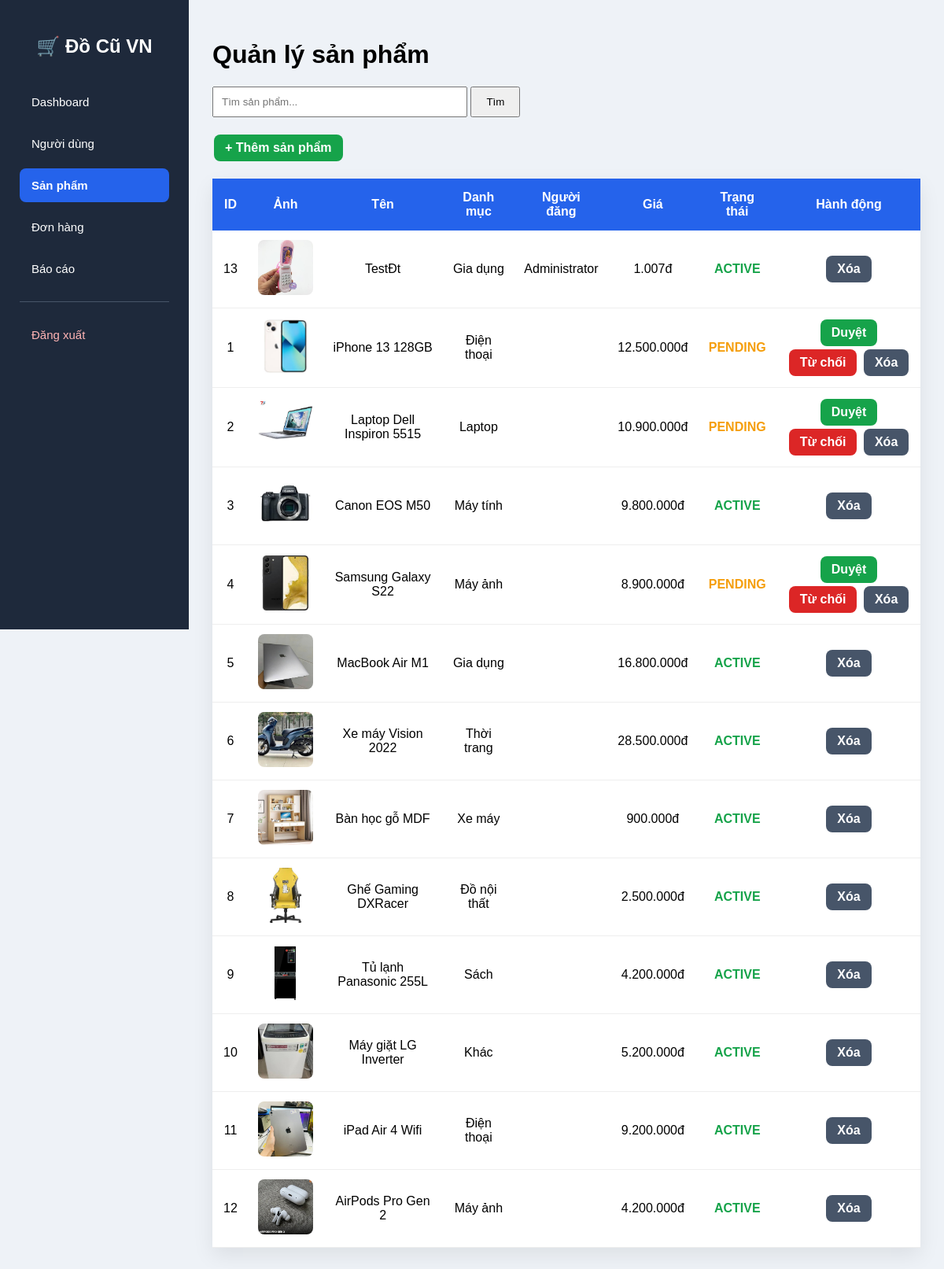
Page /admin/products.php on the earlier database version.
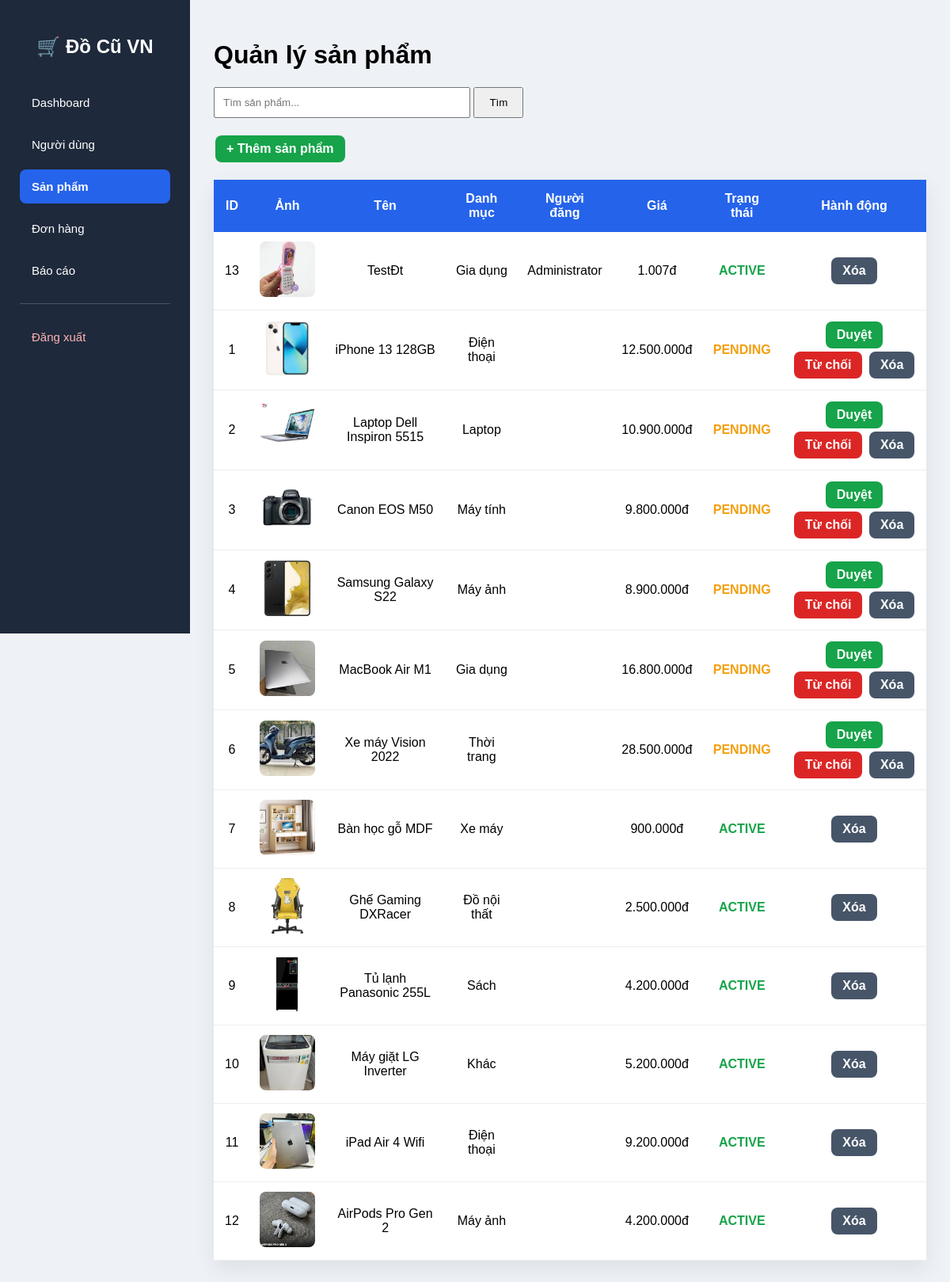
Same page on the later database version.
### tables this page shows
CREATE TABLE `products` (
  `id` int(11) NOT NULL,
  `user_id` int(11) NOT NULL,
  `category_id` int(11) NOT NULL,
  `title` varchar(255) NOT NULL,
  `description` text DEFAULT NULL,
  `price` decimal(12,2) NOT NULL,
  `image` varchar(255) DEFAULT NULL,
  `condition_item` enum('new','like_new','good','fair') DEFAULT 'good',
  `location` varchar(255) DEFAULT NULL,
  `views` int(11) DEFAULT 0,
  `status` enum('pending','active','sold','hidden','rejected') DEFAULT 'pending',
  `created_at` timestamp NOT NULL DEFAULT current_timestamp(),
  `updated_at` timestamp NOT NULL DEFAULT current_timestamp() ON UPDATE current_timestamp()
);

CREATE TABLE `categories` (
  `id` int(11) NOT NULL,
  `name` varchar(100) NOT NULL,
  `description` text DEFAULT NULL,
  `icon` varchar(100) DEFAULT NULL,
  `status` tinyint(4) DEFAULT 1
);

CREATE TABLE `users` (
  `id` int(11) NOT NULL,
  `fullname` varchar(100) NOT NULL,
  `username` varchar(50) NOT NULL,
  `email` varchar(100) NOT NULL,
  `password` varchar(255) NOT NULL,
  `phone` varchar(20) DEFAULT NULL,
  `avatar` varchar(255) DEFAULT 'uploads/avatar/default.png',
  `address` varchar(255) DEFAULT NULL,
  `gender` enum('Nam','Nữ','Khác') DEFAULT NULL,
  `dob` date DEFAULT NULL,
  `role` enum('admin','user') NOT NULL DEFAULT 'user',
  `status` enum('active','blocked') NOT NULL DEFAULT 'active',
  `created_at` timestamp NOT NULL DEFAULT current_timestamp(),
  `updated_at` timestamp NOT NULL DEFAULT current_timestamp() ON UPDATE current_timestamp()
);

### admin/products.php (the view, shortened to what this page needs)
<?php
require_once "../config/db.php";
$keyword = trim($_GET["keyword"] ?? "");
if ($keyword != "") {
    $stmt = $conn->prepare("
        SELECT
            p.*,
            c.name category_name,
            u.fullname seller_name
        FROM products p
        LEFT JOIN categories c ON p.category_id=c.id
        LEFT JOIN users u ON p.user_id=u.id
        WHERE p.title LIKE ?
        ORDER BY p.created_at DESC
    ");
    $like="%".$keyword."%";
    $stmt->bind_param("s",$like);
    $stmt->execute();
    $result=$stmt->get_result();
}else{
    $result=$conn->query("
        SELECT
            p.*,
            c.name category_name,
            u.fullname seller_name
        FROM products p
        LEFT JOIN categories c ON p.category_id=c.id
        LEFT JOIN users u ON p.user_id=u.id
        ORDER BY p.created_at DESC
    ");
}
?>
<!DOCTYPE html>
    <html lang="vi">
    <head>
        <link rel="stylesheet" href="../assets/css/admin.css">
</head>
<body>
    <div class="wrapper">
        <?php include "sidebar.php"; ?>
    <div class="content">
        <h1>Quản lý sản phẩm</h1>
    <div class="container">
    <form method="GET" style="margin-bottom:20px">
    <input
    type="text"
    name="keyword"
    placeholder="Tìm sản phẩm..."
    value="<?= htmlspecialchars($keyword) ?>"
    style="padding:10px;width:300px;">
    <button style="padding:10px 18px">
    Tìm
    </button>
</form>
<div style="margin:20px 0;">
    <a href="../add-product.html" class="btn green">
        + Thêm sản phẩm
    </a>
</div>
<table>
<tr>
    <th>ID</th>
    <th>Ảnh</th>
    <th>Tên</th>
    <th>Danh mục</th>
    <th>Người đăng</th>
    <th>Giá</th>
    <th>Trạng thái</th>
    <th>Hành động</th>
    </tr>
    <?php while($p=$result->fetch_assoc()){ ?>
    <tr>
        <td><?= $p["id"] ?></td>
        <td>
        <img src="../<?= htmlspecialchars($p["image"]) ?>">
        </td>
        <td><?= htmlspecialchars($p["title"]) ?></td>
        <td><?= htmlspecialchars($p["category_name"]) ?></td>
        <td><?= htmlspecialchars($p["seller_name"]) ?></td>
        <td><?= number_format($p["price"],0,",",".") ?>đ</td>
        <td>
        <span class="<?= $p["status"] ?>">
        <?= strtoupper($p["status"]) ?>
        </span>
        </td>
        <td>
        <?php if($p["status"]=="pending"){ ?>
        <a
        class="btn green"
        href="../api/admin/approve.php?id=<?= $p["id"] ?>">
        Duyệt
        </a>
        <a
        class="btn red"
        href="../api/admin/reject.php?id=<?= $p["id"] ?>">
        Từ chối
        </a>
<?php } ?>
    <a
        class="btn gray"
        onclick="return confirm('Xóa sản phẩm?')"
        href="../api/admin/delete-product.php?id=<?= $p["id"] ?>">
        Xóa
    </a>
        </td>
        </tr>
        <?php } ?>
        </table>
        </div>
    </div>
    </div>
</body>
</html>

### admin/sidebar.php (shortened to what this page needs)
<?php
$current = basename($_SERVER["PHP_SELF"]);
?>
<div class="sidebar">
    <h2>🛒 Đồ Cũ VN</h2>
    <a href="dashboard.php" class="<?= $current=="dashboard.php" ? "active" : "" ?>">
         Dashboard
    </a>
    <a href="users.php" class="<?= $current=="users.php" ? "active" : "" ?>">
         Người dùng
    </a>
    <a href="products.php" class="<?= $current=="products.php" ? "active" : "" ?>">
         Sản phẩm
    </a>
    <a href="orders.php" class="<?= $current=="orders.php" ? "active" : "" ?>">
         Đơn hàng
    </a>
    <a href="reports.php" class="<?= $current=="reports.php" ? "active" : "" ?>">
         Báo cáo
    </a>
    <hr>
    <a href="../pages/logout.php" class="logout">
         Đăng xuất
    </a>
</div>

### admin/products.php (style rules this page uses)
body { font-family:Arial; background:#eef2f7; margin:0; }
.wrapper { display:flex; }
.content { margin-left:240px; width:calc(100% - 240px); padding:30px; box-sizing:border-box; }
.container { width:100%; margin:0; padding:0; }
table { width:100%; background:#fff; border-collapse:collapse; box-shadow:0 10px 25px rgba(0,0,0,.08); }
th { background:#2563eb; color:white; padding:15px; }
td { padding:12px; text-align:center; border-bottom:1px solid #eee; }
img { width:70px; height:70px; object-fit:cover; border-radius:8px; }
.btn { padding:8px 14px; border-radius:8px; text-decoration:none; color:#fff; font-weight:bold; display:inline-block; margin:2px; }
.green { background:#16a34a; }
.red { background:#dc2626; }
.gray { background:#475569; }
.pending { color:#f59e0b;font-weight:bold; }
.active { color:#16a34a;font-weight:bold; }

### admin/sidebar.php (style rules this page uses)
.sidebar { width:240px; min-height:100vh; background:#1e293b; position:fixed; left:0; top:0; padding:25px; box-sizing:border-box; }
.sidebar h2 { color:#fff; margin-bottom:35px; text-align:center; }
.sidebar a { display:block; padding:13px 15px; margin-bottom:10px; color:#fff; text-decoration:none; border-radius:8px; transition:.25s; font-size:15px; }
.sidebar a.active { background:#2563eb; }
.sidebar .logout { color:#ffb4b4; }
.sidebar hr { border:0; border-top:1px solid #475569; margin:20px 0; }

Differences in the rows shown:
changed products "Canon EOS M50": status "ACTIVE" → "PENDING"; now shows "Duyệt Từ chối"
changed products "MacBook Air M1": status "ACTIVE" → "PENDING"; now shows "Duyệt Từ chối"
changed products "Xe máy Vision 2022": status "ACTIVE" → "PENDING"; now shows "Duyệt Từ chối"
